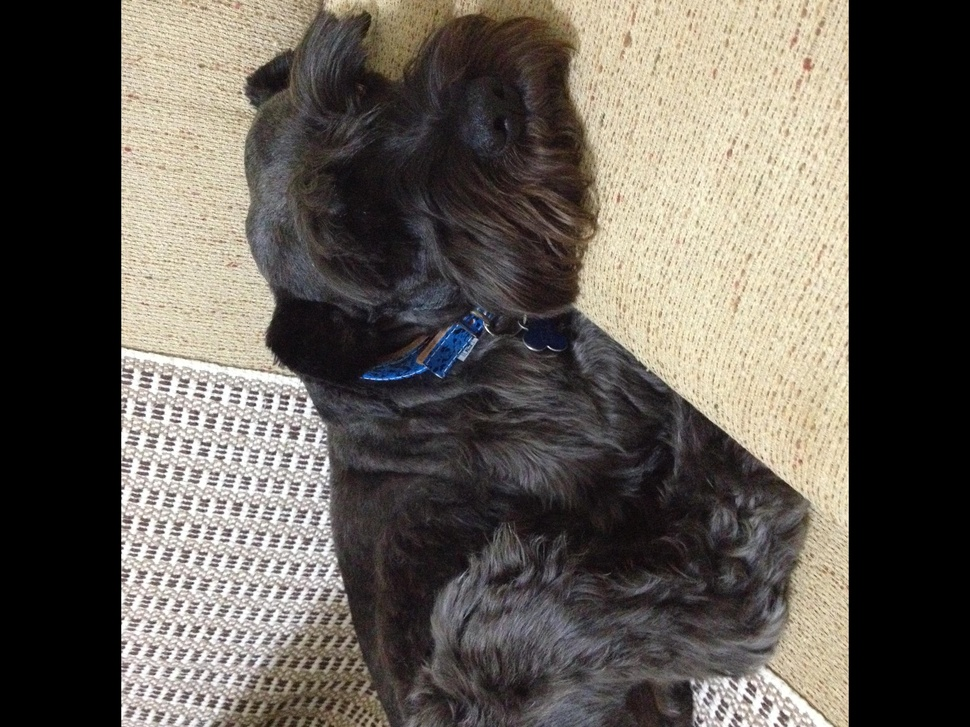
#> input picture dog_rotate90.jpg, 970 x 727 px, shrunk from 3264 x 2448 before the run
$ python Pillow.py
#> lines starting #> are read from the running program, lines starting #| are printed output that depends on the picture
import os

from PIL import Image, ImageDraw, ImageFont

frederico = Image.open("dog_rotate90.jpg")
#> frederico is the input picture: PIL image 970x727 RGB; mean R, G, B 99.1, 93, 85.5
print(frederico)
#| <PIL.JpegImagePlugin.JpegImageFile image mode=RGB size=970x727 at 0x7F5BB48424D0>
print(frederico.height)
#| 727
print(frederico.width)
#| 970
print(dir(frederico))
#> (printed output is left out)
print(frederico.filename)
#| dog_rotate90.jpg
print(frederico.format)
#| JPEG
print(frederico.format_description)
#| JPEG (ISO 10918)

frederico.rotate(90).save("dog_rotate90.jpg")
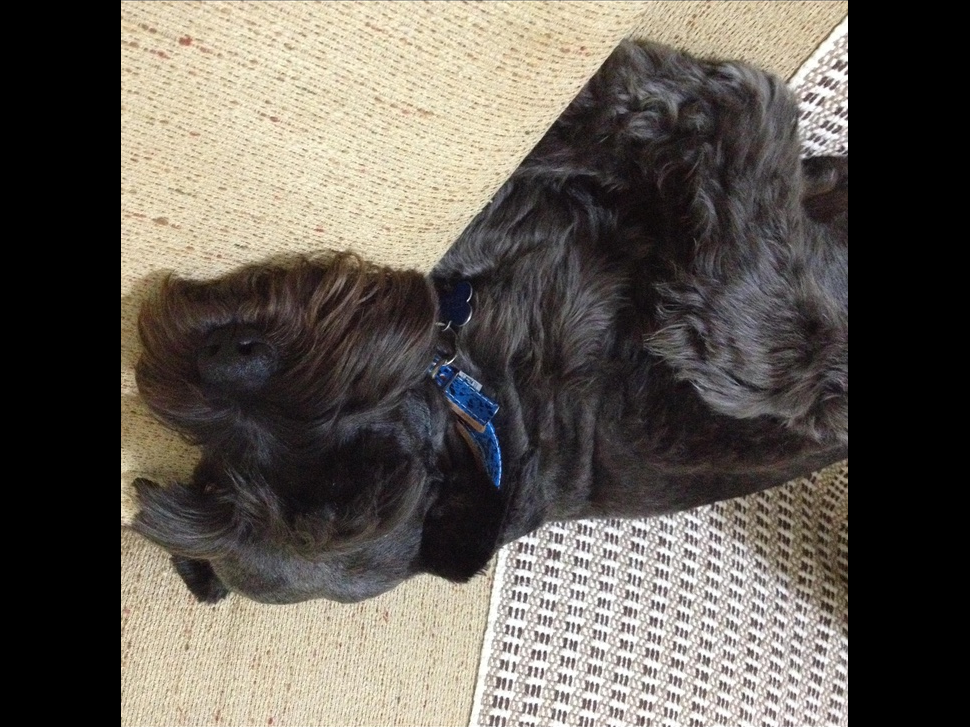
#> saved as dog_rotate90.jpg: PIL image 970x727 RGB; mean R, G, B 98.9, 92.9, 85.3

im = Image.new("RGBA", (200, 200), "white")
#> im: PIL image 200x200 RGBA; every value is 255
draw = ImageDraw.Draw(im)
draw.text((20, 150), "Hello", fill="purple")
fonts_folder = "FONT_FOLDER"
arial_font = ImageFont.truetype(os.path.join(fonts_folder, "arial.ttf"), 32)
draw.text((100, 150), "Howdy", fill="gray", font=arial_font)
im.save("text.png")
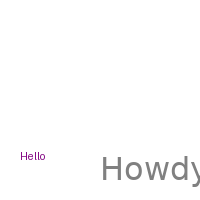
#> saved as text.png: PIL image 200x200 RGBA; mean R, G, B, A 252.4, 252.2, 252.4, 255

$ run again, with dog.jpg copied over dog_rotate90.jpg
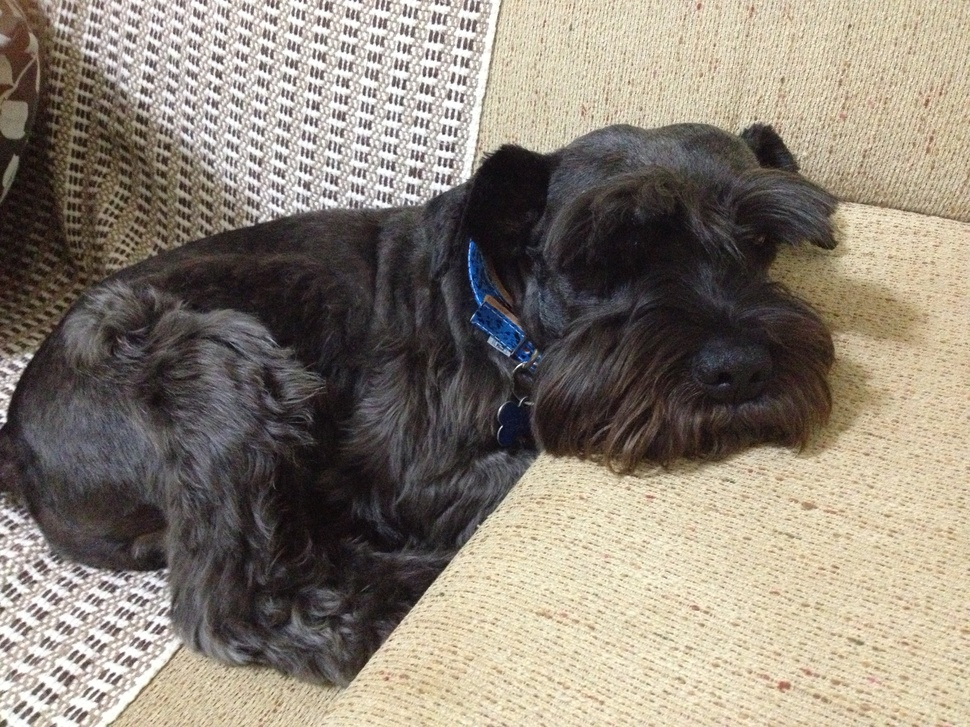
#> input picture dog.jpg, 970 x 727 px, shrunk from 3264 x 2448 before the run
#> frederico is the input picture: PIL image 970x727 RGB; mean R, G, B 139.3, 130, 117.8
#| <PIL.JpegImagePlugin.JpegImageFile image mode=RGB size=970x727 at 0x7F5BB4871810>
#| 727
#| 970
#> (printed output is left out)
#| dog_rotate90.jpg
#| JPEG
#| JPEG (ISO 10918)
#> `frederico.rotate(90).save("dog_rotate90.jpg")`:
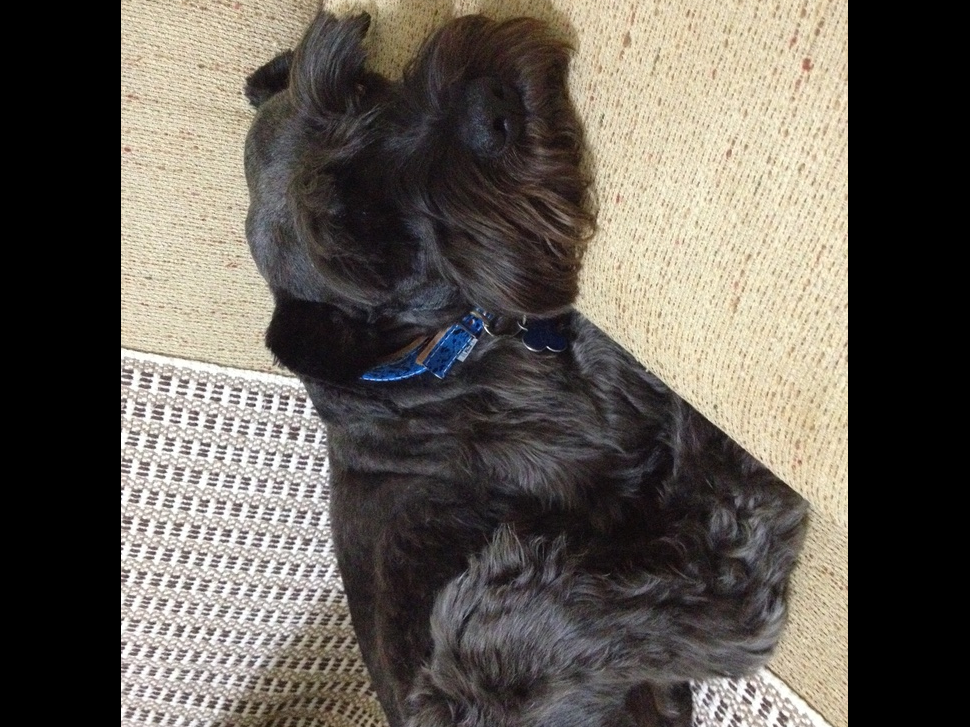
#> saved as dog_rotate90.jpg: PIL image 970x727 RGB; mean R, G, B 99, 93, 85.4
#> im: PIL image 200x200 RGBA; every value is 255
